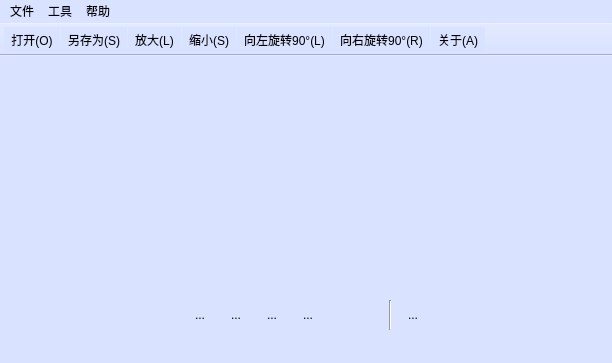
<?xml version="1.0" encoding="UTF-8"?>
<ui version="4.0">
 <class>MainWindow</class>
 <widget class="QMainWindow" name="MainWindow">
  <property name="geometry">
   <rect>
    <x>0</x>
    <y>0</y>
    <width>612</width>
    <height>363</height>
   </rect>
  </property>
  <property name="windowTitle">
   <string>照片查看器</string>
  </property>
  <property name="windowIcon">
   <iconset resource="images.qrc">
    <normaloff>:/images/full.png</normaloff>:/images/full.png</iconset>
  </property>
  <property name="styleSheet">
   <string notr="true">background-color: rgb(217, 226, 255);</string>
  </property>
  <widget class="QWidget" name="centralWidget">
   <layout class="QHBoxLayout" name="horizontalLayout_2">
    <item>
     <layout class="QGridLayout" name="gridLayout">
      <item row="0" column="0">
       <spacer name="horizontalSpacer">
        <property name="orientation">
         <enum>Qt::Horizontal</enum>
        </property>
        <property name="sizeType">
         <enum>QSizePolicy::Maximum</enum>
        </property>
        <property name="sizeHint" stdset="0">
         <size>
          <width>13</width>
          <height>13</height>
         </size>
        </property>
       </spacer>
      </item>
      <item row="0" column="1">
       <widget class="QLabel" name="label">
        <property name="sizePolicy">
         <sizepolicy hsizetype="Preferred" vsizetype="Expanding">
          <horstretch>0</horstretch>
          <verstretch>0</verstretch>
         </sizepolicy>
        </property>
       </widget>
      </item>
      <item row="0" column="2">
       <spacer name="horizontalSpacer_2">
        <property name="orientation">
         <enum>Qt::Horizontal</enum>
        </property>
        <property name="sizeType">
         <enum>QSizePolicy::Maximum</enum>
        </property>
        <property name="sizeHint" stdset="0">
         <size>
          <width>13</width>
          <height>13</height>
         </size>
        </property>
       </spacer>
      </item>
      <item row="1" column="1">
       <layout class="QHBoxLayout" name="horizontalLayout">
        <item>
         <spacer name="horizontalSpacer_3">
          <property name="orientation">
           <enum>Qt::Horizontal</enum>
          </property>
          <property name="sizeHint" stdset="0">
           <size>
            <width>40</width>
            <height>20</height>
           </size>
          </property>
         </spacer>
        </item>
        <item>
         <widget class="QToolButton" name="tBtn_large">
          <property name="minimumSize">
           <size>
            <width>30</width>
            <height>30</height>
           </size>
          </property>
          <property name="toolTip">
           <string>放大</string>
          </property>
          <property name="text">
           <string>...</string>
          </property>
          <property name="icon">
           <iconset resource="images.qrc">
            <normaloff>:/images/large.png</normaloff>:/images/large.png</iconset>
          </property>
          <property name="autoRaise">
           <bool>true</bool>
          </property>
         </widget>
        </item>
        <item>
         <widget class="QToolButton" name="tBtn_left">
          <property name="minimumSize">
           <size>
            <width>30</width>
            <height>30</height>
           </size>
          </property>
          <property name="toolTip">
           <string>上一个(向左键)</string>
          </property>
          <property name="text">
           <string>...</string>
          </property>
          <property name="icon">
           <iconset resource="images.qrc">
            <normaloff>:/images/left.png</normaloff>:/images/left.png</iconset>
          </property>
          <property name="shortcut">
           <string>Left</string>
          </property>
          <property name="autoRaise">
           <bool>true</bool>
          </property>
         </widget>
        </item>
        <item>
         <widget class="QToolButton" name="tBtn_full">
          <property name="minimumSize">
           <size>
            <width>30</width>
            <height>30</height>
           </size>
          </property>
          <property name="toolTip">
           <string>幻灯片放映</string>
          </property>
          <property name="text">
           <string>...</string>
          </property>
          <property name="icon">
           <iconset resource="images.qrc">
            <normaloff>:/images/full.png</normaloff>:/images/full.png</iconset>
          </property>
          <property name="autoRaise">
           <bool>true</bool>
          </property>
         </widget>
        </item>
        <item>
         <widget class="QToolButton" name="tBtn_right">
          <property name="minimumSize">
           <size>
            <width>30</width>
            <height>30</height>
           </size>
          </property>
          <property name="toolTip">
           <string>下一个(向右键)</string>
          </property>
          <property name="text">
           <string>...</string>
          </property>
          <property name="icon">
           <iconset resource="images.qrc">
            <normaloff>:/images/right.png</normaloff>:/images/right.png</iconset>
          </property>
          <property name="shortcut">
           <string>Right</string>
          </property>
          <property name="autoRaise">
           <bool>true</bool>
          </property>
         </widget>
        </item>
        <item>
         <widget class="QToolButton" name="tBtn_toLeft">
          <property name="toolTip">
           <string>逆时针旋转</string>
          </property>
          <property name="icon">
           <iconset resource="images.qrc">
            <normaloff>:/images/toLeft.png</normaloff>:/images/toLeft.png</iconset>
          </property>
          <property name="autoRaise">
           <bool>true</bool>
          </property>
         </widget>
        </item>
        <item>
         <widget class="QToolButton" name="tBtn_toRight">
          <property name="toolTip">
           <string>顺时针旋转</string>
          </property>
          <property name="icon">
           <iconset resource="images.qrc">
            <normaloff>:/images/toRight.png</normaloff>:/images/toRight.png</iconset>
          </property>
          <property name="autoRaise">
           <bool>true</bool>
          </property>
         </widget>
        </item>
        <item>
         <widget class="Line" name="line">
          <property name="orientation">
           <enum>Qt::Vertical</enum>
          </property>
         </widget>
        </item>
        <item>
         <widget class="QToolButton" name="tBtn_del">
          <property name="minimumSize">
           <size>
            <width>30</width>
            <height>30</height>
           </size>
          </property>
          <property name="toolTip">
           <string>删除</string>
          </property>
          <property name="text">
           <string>...</string>
          </property>
          <property name="icon">
           <iconset resource="images.qrc">
            <normaloff>:/images/del.png</normaloff>:/images/del.png</iconset>
          </property>
          <property name="autoRaise">
           <bool>true</bool>
          </property>
         </widget>
        </item>
        <item>
         <spacer name="horizontalSpacer_4">
          <property name="orientation">
           <enum>Qt::Horizontal</enum>
          </property>
          <property name="sizeHint" stdset="0">
           <size>
            <width>40</width>
            <height>20</height>
           </size>
          </property>
         </spacer>
        </item>
       </layout>
      </item>
     </layout>
    </item>
   </layout>
  </widget>
  <widget class="QStatusBar" name="statusBar"/>
  <widget class="QMenuBar" name="menuBar">
   <property name="geometry">
    <rect>
     <x>0</x>
     <y>0</y>
     <width>612</width>
     <height>23</height>
    </rect>
   </property>
   <widget class="QMenu" name="menu_0">
    <property name="title">
     <string>文件</string>
    </property>
    <addaction name="act_open"/>
    <addaction name="act_saveAs"/>
    <addaction name="act_close"/>
    <addaction name="separator"/>
    <addaction name="act_clear"/>
    <addaction name="separator"/>
    <addaction name="act_quit"/>
   </widget>
   <widget class="QMenu" name="menu_2">
    <property name="title">
     <string>帮助</string>
    </property>
    <addaction name="act_about"/>
    <addaction name="act_Qt"/>
   </widget>
   <widget class="QMenu" name="menu_1">
    <property name="title">
     <string>工具</string>
    </property>
    <addaction name="act_large"/>
    <addaction name="act_small"/>
    <addaction name="act_toLeft"/>
    <addaction name="act_toRight"/>
   </widget>
   <addaction name="menu_0"/>
   <addaction name="menu_1"/>
   <addaction name="menu_2"/>
  </widget>
  <widget class="QToolBar" name="toolBar">
   <property name="movable">
    <bool>false</bool>
   </property>
   <attribute name="toolBarArea">
    <enum>TopToolBarArea</enum>
   </attribute>
   <attribute name="toolBarBreak">
    <bool>false</bool>
   </attribute>
   <addaction name="act_open"/>
   <addaction name="act_saveAs"/>
   <addaction name="act_large"/>
   <addaction name="act_small"/>
   <addaction name="act_toLeft"/>
   <addaction name="act_toRight"/>
   <addaction name="act_about"/>
  </widget>
  <action name="act_open">
   <property name="icon">
    <iconset resource="images.qrc">
     <normaloff>:/images/open_new.png</normaloff>:/images/open_new.png</iconset>
   </property>
   <property name="text">
    <string>打开(&amp;O)</string>
   </property>
   <property name="toolTip">
    <string>打开(O)</string>
   </property>
  </action>
  <action name="act_saveAs">
   <property name="icon">
    <iconset resource="images.qrc">
     <normaloff>:/images/save.png</normaloff>:/images/save.png</iconset>
   </property>
   <property name="text">
    <string>另存为(&amp;S)</string>
   </property>
  </action>
  <action name="act_close">
   <property name="icon">
    <iconset resource="images.qrc">
     <normaloff>:/images/close.png</normaloff>:/images/close.png</iconset>
   </property>
   <property name="text">
    <string>关闭(&amp;W)</string>
   </property>
  </action>
  <action name="act_quit">
   <property name="icon">
    <iconset resource="images.qrc">
     <normaloff>:/images/quit.png</normaloff>:/images/quit.png</iconset>
   </property>
   <property name="text">
    <string>退出(&amp;Q)</string>
   </property>
  </action>
  <action name="act_about">
   <property name="icon">
    <iconset resource="images.qrc">
     <normaloff>:/images/help.png</normaloff>:/images/help.png</iconset>
   </property>
   <property name="text">
    <string>关于(&amp;A)</string>
   </property>
   <property name="toolTip">
    <string>关于(A)</string>
   </property>
  </action>
  <action name="act_Qt">
   <property name="icon">
    <iconset resource="images.qrc">
     <normaloff>:/images/Qt.png</normaloff>:/images/Qt.png</iconset>
   </property>
   <property name="text">
    <string>关于Qt</string>
   </property>
  </action>
  <action name="act_large">
   <property name="icon">
    <iconset resource="images.qrc">
     <normaloff>:/images/large.png</normaloff>:/images/large.png</iconset>
   </property>
   <property name="text">
    <string>放大(&amp;L)</string>
   </property>
  </action>
  <action name="act_small">
   <property name="icon">
    <iconset resource="images.qrc">
     <normaloff>:/images/small.png</normaloff>:/images/small.png</iconset>
   </property>
   <property name="text">
    <string>缩小(&amp;S)</string>
   </property>
  </action>
  <action name="act_toLeft">
   <property name="icon">
    <iconset resource="images.qrc">
     <normaloff>:/images/toLeft.png</normaloff>:/images/toLeft.png</iconset>
   </property>
   <property name="text">
    <string>向左旋转90°(L)</string>
   </property>
  </action>
  <action name="act_toRight">
   <property name="icon">
    <iconset resource="images.qrc">
     <normaloff>:/images/toRight.png</normaloff>:/images/toRight.png</iconset>
   </property>
   <property name="text">
    <string>向右旋转90°(R)</string>
   </property>
  </action>
  <action name="act_clear">
   <property name="text">
    <string>清除最近打开列表</string>
   </property>
  </action>
 </widget>
 <layoutdefault spacing="6" margin="11"/>
 <resources>
  <include location="images.qrc"/>
 </resources>
 <connections/>
</ui>
